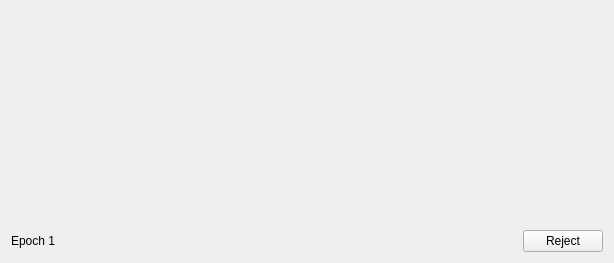
<?xml version="1.0" encoding="UTF-8"?>
<ui version="4.0">
 <class>AwEpochThumbNailUi</class>
 <widget class="QWidget" name="AwEpochThumbNailUi">
  <property name="geometry">
   <rect>
    <x>0</x>
    <y>0</y>
    <width>614</width>
    <height>263</height>
   </rect>
  </property>
  <property name="windowTitle">
   <string>AwEpochThumbNail</string>
  </property>
  <layout class="QVBoxLayout" name="verticalLayout" stretch="1,0">
   <item>
    <widget class="QLabel" name="label">
     <property name="text">
      <string/>
     </property>
    </widget>
   </item>
   <item>
    <layout class="QHBoxLayout" name="horizontalLayout">
     <item>
      <widget class="QLabel" name="labelEpoch">
       <property name="text">
        <string>Epoch 1</string>
       </property>
      </widget>
     </item>
     <item>
      <spacer name="horizontalSpacer">
       <property name="orientation">
        <enum>Qt::Horizontal</enum>
       </property>
       <property name="sizeHint" stdset="0">
        <size>
         <width>40</width>
         <height>20</height>
        </size>
       </property>
      </spacer>
     </item>
     <item>
      <widget class="QPushButton" name="buttonReject">
       <property name="text">
        <string>Reject</string>
       </property>
      </widget>
     </item>
    </layout>
   </item>
  </layout>
 </widget>
 <layoutdefault spacing="6" margin="11"/>
 <resources/>
 <connections/>
</ui>
